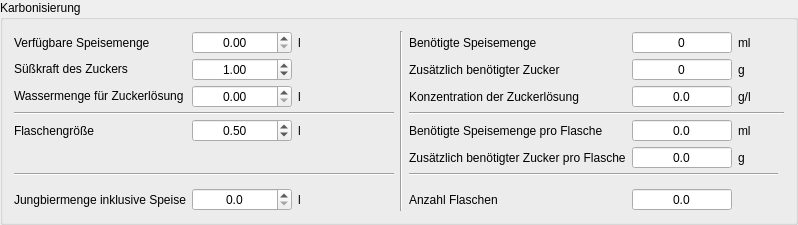
         <widget class="QGroupBox" name="groupKarbonisierung">
          <property name="toolTip">
           <string>&lt;html&gt;&lt;head/&gt;&lt;body&gt;&lt;p&gt;Dieser Bereich des Tab Abfülldaten behandelt die &lt;span style=&quot; font-weight:600;&quot;&gt;Karbonisierung&lt;/span&gt;. Von Karbonisierung spricht man vor allem, wenn es um Flaschenreifung geht.&lt;/p&gt;&lt;p&gt;Allgemeiner wird aber darunter aber das Einstellen des Drucks im Gebinde verbunden mit der Spritzigkeit, auch Rezens genannt, verstanden.&lt;/p&gt;&lt;/body&gt;&lt;/html&gt;</string>
          </property>
          <property name="title">
           <string>Karbonisierung</string>
          </property>
          <layout class="QGridLayout" name="gridLayout_4">
           <property name="verticalSpacing">
            <number>4</number>
           </property>
           <item row="6" column="0" colspan="4">
            <widget class="Line" name="line_2">
             <property name="orientation">
              <enum>Qt::Horizontal</enum>
             </property>
            </widget>
           </item>
           <item row="7" column="0">
            <spacer name="horizontalSpacer_2">
             <property name="orientation">
              <enum>Qt::Horizontal</enum>
             </property>
             <property name="sizeHint" stdset="0">
              <size>
               <width>40</width>
               <height>0</height>
              </size>
             </property>
            </spacer>
           </item>
           <item row="1" column="7">
            <widget class="QLabel" name="lblZuckerGesamtEinheit">
             <property name="text">
              <string>g</string>
             </property>
            </widget>
           </item>
           <item row="1" column="6">
            <widget class="SpinBox" name="tbZuckerGesamt">
             <property name="toolTip">
              <string>&lt;html&gt;&lt;head/&gt;&lt;body&gt;&lt;p&gt;Hier wird die benötigte &lt;span style=&quot; font-weight:600;&quot;&gt;Zuckergabe&lt;/span&gt; unter Berücksichtigung der vorhandenen Speisemenge angegeben.&lt;/p&gt;&lt;p&gt;Die Zuckergabe wird zusätzlich zur Speisegabe dazugegeben.&lt;/p&gt;&lt;p&gt;Die Zuckergabe berechnet sich aus den gewünschten Karbonisierungsgrad und der Jungbiermenge.&lt;/p&gt;&lt;/body&gt;&lt;/html&gt;</string>
             </property>
             <property name="alignment">
              <set>Qt::AlignCenter</set>
             </property>
             <property name="readOnly">
              <bool>true</bool>
             </property>
             <property name="buttonSymbols">
              <enum>QAbstractSpinBox::NoButtons</enum>
             </property>
             <property name="maximum">
              <number>9999</number>
             </property>
            </widget>
           </item>
           <item row="4" column="7">
            <widget class="QLabel" name="lblSpeisemengeFlascheEinheit">
             <property name="text">
              <string>ml</string>
             </property>
            </widget>
           </item>
           <item row="4" column="0">
            <widget class="QLabel" name="lblFlasche">
             <property name="text">
              <string>Flaschengröße</string>
             </property>
            </widget>
           </item>
           <item row="9" column="2">
            <widget class="QLabel" name="lblBiermengeAbfuellenEinheit">
             <property name="text">
              <string>l</string>
             </property>
            </widget>
           </item>
           <item row="0" column="2">
            <widget class="QLabel" name="label">
             <property name="minimumSize">
              <size>
               <width>40</width>
               <height>0</height>
              </size>
             </property>
             <property name="text">
              <string>l</string>
             </property>
            </widget>
           </item>
           <item row="5" column="6">
            <widget class="DoubleSpinBox" name="tbZuckerFlasche">
             <property name="toolTip">
              <string>&lt;html&gt;&lt;head/&gt;&lt;body&gt;&lt;p&gt;Hier wird die benötigte &lt;span style=&quot; font-weight:600;&quot;&gt;Zuckergabe pro Flasche&lt;/span&gt; unter Berücksichtigung der vorhandenen Speisemenge angegeben.&lt;/p&gt;&lt;p&gt;Die Zuckergabe wird zusätzlich zur Speisegabe dazugegeben.&lt;/p&gt;&lt;p&gt;Die Zuckergabe berechnet sich aus den gewünschten Karbonisierungsgrad und der Jungbiermenge.&lt;/p&gt;&lt;/body&gt;&lt;/html&gt;</string>
             </property>
             <property name="alignment">
              <set>Qt::AlignCenter</set>
             </property>
             <property name="readOnly">
              <bool>true</bool>
             </property>
             <property name="buttonSymbols">
              <enum>QAbstractSpinBox::NoButtons</enum>
             </property>
             <property name="decimals">
              <number>1</number>
             </property>
             <property name="maximum">
              <double>99999.899999999994179</double>
             </property>
            </widget>
           </item>
           <item row="0" column="0">
            <widget class="QLabel" name="label_6">
             <property name="text">
              <string>Verfügbare Speisemenge</string>
             </property>
            </widget>
           </item>
           <item row="4" column="2">
            <widget class="QLabel" name="lblFlascheEinheit">
             <property name="text">
              <string>l</string>
             </property>
            </widget>
           </item>
           <item row="3" column="0" colspan="4">
            <widget class="Line" name="line_8">
             <property name="orientation">
              <enum>Qt::Horizontal</enum>
             </property>
            </widget>
           </item>
           <item row="0" column="1">
            <widget class="DoubleSpinBoxSud" name="tbSpeisemengeAbgefuellt">
             <property name="minimumSize">
              <size>
               <width>100</width>
               <height>0</height>
              </size>
             </property>
             <property name="toolTip">
              <string>&lt;html&gt;&lt;head/&gt;&lt;body&gt;&lt;p&gt;Hier wird die &lt;span style=&quot; font-weight:600;&quot;&gt;Speisemenge&lt;/span&gt; zur Karbonisierung definiert.&lt;/p&gt;&lt;p&gt;Speise über der erforderlichen &lt;span style=&quot; font-weight:600;&quot;&gt;Karbonisierung&lt;/span&gt; wird von Hobbybrauern gerne eingefroren. Zu bedenken ist, dass Speise anfällig für &lt;span style=&quot; font-weight:600;&quot;&gt;Infektionen&lt;/span&gt; ist. Sie sollte immer sauber abgefüllt, dann kalt gelagert und zeitnah verbraucht werden.&lt;/p&gt;&lt;p&gt;Ist man sich unsicher, sind die Fachforen eine gute Anlaufstelle, um Fragen zu klären.&lt;/p&gt;&lt;p&gt;&lt;span style=&quot; font-weight:600; color:#fc0107;&quot;&gt;Achtung&lt;/span&gt;: Im Rezept wird die gewünschte Karbonisierung definiert, die erforderliche Speisemenge dann automatisch berechnet. Die Speisemenge pro Flasche sollte daher nur mit genauem Wissen erhöht werden, um Unglücke mit überschäumendem Bier bis hin zu Flaschenbomben zu vermeiden. &lt;/p&gt;&lt;/body&gt;&lt;/html&gt;</string>
             </property>
             <property name="alignment">
              <set>Qt::AlignCenter</set>
             </property>
             <property name="decimals">
              <number>2</number>
             </property>
             <property name="minimum">
              <double>0.000000000000000</double>
             </property>
             <property name="maximum">
              <double>999.000000000000000</double>
             </property>
             <property name="singleStep">
              <double>0.100000000000000</double>
             </property>
            </widget>
           </item>
           <item row="0" column="6">
            <widget class="SpinBox" name="tbSpeisemengeGesamt">
             <property name="minimumSize">
              <size>
               <width>100</width>
               <height>0</height>
              </size>
             </property>
             <property name="toolTip">
              <string>&lt;html&gt;&lt;head/&gt;&lt;body&gt;&lt;p&gt;Hier wird die benötigte &lt;span style=&quot; font-weight:600;&quot;&gt;Speisegabe&lt;/span&gt; unter Berücksichtigung der vorhandenen Speisemenge angegeben.&lt;/p&gt;&lt;p&gt;Ist zuwenig Speise vorhanden, muss die Zuckergabe auch berücksichtigt werden.&lt;/p&gt;&lt;p&gt;Die Speisegabe berechnet sich aus der Stammwürze vor dem Anstellen, den Restextrakt, den gewünschten Karbonisierungsgrad und der Jungbiermenge.&lt;/p&gt;&lt;/body&gt;&lt;/html&gt;</string>
             </property>
             <property name="alignment">
              <set>Qt::AlignCenter</set>
             </property>
             <property name="readOnly">
              <bool>true</bool>
             </property>
             <property name="buttonSymbols">
              <enum>QAbstractSpinBox::NoButtons</enum>
             </property>
             <property name="maximum">
              <number>99999</number>
             </property>
            </widget>
           </item>
           <item row="1" column="0">
            <widget class="QLabel" name="lblZuckerFaktor">
             <property name="text">
              <string>&lt;html&gt;&lt;head/&gt;&lt;body&gt;&lt;p&gt;Süßkraft des Zuckers&lt;/p&gt;&lt;/body&gt;&lt;/html&gt;</string>
             </property>
            </widget>
           </item>
           <item row="0" column="7">
            <widget class="QLabel" name="lblSpeisemengeGesamtEinheit">
             <property name="minimumSize">
              <size>
               <width>40</width>
               <height>0</height>
              </size>
             </property>
             <property name="text">
              <string>ml</string>
             </property>
            </widget>
           </item>
           <item row="4" column="5">
            <widget class="QLabel" name="lblSpeisemengeFlasche">
             <property name="text">
              <string>Benötigte Speisemenge pro Flasche</string>
             </property>
            </widget>
           </item>
           <item row="1" column="1">
            <widget class="DoubleSpinBox" name="tbZuckerFaktor">
             <property name="toolTip">
              <string>&lt;html&gt;&lt;head/&gt;&lt;body&gt;&lt;p&gt;Die &lt;span style=&quot; font-weight:600;&quot;&gt;Süßkraft&lt;/span&gt; beschreibt die Süßheit eines Stoffes relativ zu Haushaltszucker.&lt;/p&gt;&lt;p&gt;Haushaltszucker (Saccharose): 1.00&lt;br/&gt;Traubenzucker (Glucose): 0.5 – 0.93 (MMuM: 0.92)&lt;br/&gt;Fruchtzucker (Fructose):1.0 – 1.8&lt;/p&gt;&lt;/body&gt;&lt;/html&gt;</string>
             </property>
             <property name="alignment">
              <set>Qt::AlignCenter</set>
             </property>
             <property name="minimum">
              <double>0.100000000000000</double>
             </property>
             <property name="maximum">
              <double>5.000000000000000</double>
             </property>
             <property name="singleStep">
              <double>0.010000000000000</double>
             </property>
             <property name="value">
              <double>1.000000000000000</double>
             </property>
            </widget>
           </item>
           <item row="6" column="5" colspan="3">
            <widget class="Line" name="line_4">
             <property name="orientation">
              <enum>Qt::Horizontal</enum>
             </property>
            </widget>
           </item>
           <item row="5" column="7">
            <widget class="QLabel" name="lblZuckerFlascheEinheit">
             <property name="text">
              <string>g</string>
             </property>
            </widget>
           </item>
           <item row="4" column="6">
            <widget class="DoubleSpinBox" name="tbSpeisemengeFlasche">
             <property name="toolTip">
              <string>&lt;html&gt;&lt;head/&gt;&lt;body&gt;&lt;p&gt;Hier wird die benötigte &lt;span style=&quot; font-weight:600;&quot;&gt;Speisegabe pro Flasche&lt;/span&gt; unter Berücksichtigung der vorhandenen Speisemenge angegeben.&lt;/p&gt;&lt;p&gt;Ist zuwenig Speise vorhanden, muss die Zuckergabe auch berücksichtigt werden.&lt;/p&gt;&lt;p&gt;Die Speisegabe berechnet sich aus der Stammwürze vor dem Anstellen, den Restextrakt, den gewünschten Karbonisierungsgrad und der Jungbiermenge.&lt;/p&gt;&lt;/body&gt;&lt;/html&gt;</string>
             </property>
             <property name="alignment">
              <set>Qt::AlignCenter</set>
             </property>
             <property name="readOnly">
              <bool>true</bool>
             </property>
             <property name="buttonSymbols">
              <enum>QAbstractSpinBox::NoButtons</enum>
             </property>
             <property name="decimals">
              <number>1</number>
             </property>
             <property name="maximum">
              <double>99999.899999999994179</double>
             </property>
            </widget>
           </item>
           <item row="0" column="4" rowspan="10">
            <widget class="Line" name="line_9">
             <property name="orientation">
              <enum>Qt::Vertical</enum>
             </property>
            </widget>
           </item>
           <item row="0" column="3">
            <widget class="QLabel" name="label_84">
             <property name="minimumSize">
              <size>
               <width>50</width>
               <height>0</height>
              </size>
             </property>
             <property name="maximumSize">
              <size>
               <width>50</width>
               <height>16777215</height>
              </size>
             </property>
            </widget>
           </item>
           <item row="0" column="5">
            <widget class="QLabel" name="lblSpeisemengeGesamt">
             <property name="text">
              <string>Benötigte Speisemenge</string>
             </property>
            </widget>
           </item>
           <item row="9" column="0">
            <widget class="QLabel" name="lblBiermengeAbfuellen">
             <property name="text">
              <string>Jungbiermenge inklusive Speise</string>
             </property>
            </widget>
           </item>
           <item row="9" column="5">
            <widget class="QLabel" name="label_13">
             <property name="text">
              <string>Anzahl Flaschen</string>
             </property>
            </widget>
           </item>
           <item row="7" column="5">
            <spacer name="horizontalSpacer">
             <property name="orientation">
              <enum>Qt::Horizontal</enum>
             </property>
             <property name="sizeHint" stdset="0">
              <size>
               <width>40</width>
               <height>0</height>
              </size>
             </property>
            </spacer>
           </item>
           <item row="5" column="5">
            <widget class="QLabel" name="lblZuckerFlasche">
             <property name="text">
              <string>Zusätzlich benötigter Zucker pro Flasche</string>
             </property>
            </widget>
           </item>
           <item row="9" column="6">
            <widget class="DoubleSpinBox" name="tbFlaschen">
             <property name="alignment">
              <set>Qt::AlignCenter</set>
             </property>
             <property name="readOnly">
              <bool>true</bool>
             </property>
             <property name="buttonSymbols">
              <enum>QAbstractSpinBox::NoButtons</enum>
             </property>
             <property name="decimals">
              <number>1</number>
             </property>
             <property name="maximum">
              <double>99999.899999999994179</double>
             </property>
            </widget>
           </item>
           <item row="9" column="1">
            <widget class="DoubleSpinBoxSud" name="tbBiermengeAbfuellen">
             <property name="toolTip">
              <string>&lt;html&gt;&lt;head/&gt;&lt;body&gt;&lt;p&gt;Hier wird die &lt;span style=&quot; font-weight:600;&quot;&gt;Jungbiermenge inklusive Speise&lt;/span&gt; angegeben. Der Wert hängt unmittelbar mit der Jungbier- und Speisemenge zusammen, kann aber auch separat definiert werden. Werden hier Werte eingegeben, beeinflusst dies wiederum die Berechnung der Jungbiermenge.&lt;/p&gt;&lt;p&gt;Idealerweise setzt sich die Jungbiermenge aus der verfügbaren Speisemenge und der Jungbiermenge zusammen und muss nicht eigens definiert werden. So aber zwischen Speiseabfüllung und Speisegabe Verluste aufgetreten sind, kann hier der Gesamtwert eingegeben werden und der Verlust wird entsprechend ausgewiesen.&lt;/p&gt;&lt;/body&gt;&lt;/html&gt;</string>
             </property>
             <property name="alignment">
              <set>Qt::AlignCenter</set>
             </property>
             <property name="decimals">
              <number>1</number>
             </property>
             <property name="minimum">
              <double>0.000000000000000</double>
             </property>
             <property name="maximum">
              <double>9999.000000000000000</double>
             </property>
             <property name="singleStep">
              <double>0.100000000000000</double>
             </property>
            </widget>
           </item>
           <item row="3" column="5" colspan="4">
            <widget class="Line" name="lineFlasche">
             <property name="orientation">
              <enum>Qt::Horizontal</enum>
             </property>
            </widget>
           </item>
           <item row="1" column="5">
            <widget class="QLabel" name="lblZuckerGesamt">
             <property name="text">
              <string>Zusätzlich benötigter Zucker</string>
             </property>
            </widget>
           </item>
           <item row="4" column="1">
            <widget class="DoubleSpinBox" name="tbFlaschengroesse">
             <property name="toolTip">
              <string>&lt;html&gt;&lt;head/&gt;&lt;body&gt;&lt;p&gt;Hier wird die &lt;span style=&quot; font-weight:600;&quot;&gt;Flaschengröße &lt;/span&gt;festgelegt. Die erforderliche Gabe für die Karbonisierung ist neben der Temperatur abhängig von der &lt;span style=&quot; font-weight:600;&quot;&gt;Füllmenge&lt;/span&gt;.&lt;/p&gt;&lt;p&gt;Im Hobby- und Nanobrauerbereich werden oft größere Gebinde bevorzugt, um das zeitraubende Abfüllen zu verkürzen.&lt;/p&gt;&lt;/body&gt;&lt;/html&gt;</string>
             </property>
             <property name="alignment">
              <set>Qt::AlignCenter</set>
             </property>
             <property name="minimum">
              <double>0.100000000000000</double>
             </property>
             <property name="singleStep">
              <double>0.010000000000000</double>
             </property>
             <property name="value">
              <double>0.500000000000000</double>
             </property>
            </widget>
           </item>
           <item row="2" column="0">
            <widget class="QLabel" name="lblWassserZuckerloesung">
             <property name="text">
              <string>&lt;html&gt;&lt;head/&gt;&lt;body&gt;&lt;p&gt;Wassermenge für Zuckerlösung&lt;/p&gt;&lt;/body&gt;&lt;/html&gt;</string>
             </property>
            </widget>
           </item>
           <item row="2" column="1">
            <widget class="DoubleSpinBoxSud" name="tbWassserZuckerloesung">
             <property name="toolTip">
              <string>&lt;html&gt;&lt;head/&gt;&lt;body&gt;&lt;p&gt;Falls das Zucker zuerst in Wasser aufgelöst wird, kann die &lt;span style=&quot; font-weight:600;&quot;&gt;Wassermenge&lt;/span&gt; hier eingetragen werden.&lt;/p&gt;&lt;/body&gt;&lt;/html&gt;</string>
             </property>
             <property name="alignment">
              <set>Qt::AlignCenter</set>
             </property>
             <property name="decimals">
              <number>2</number>
             </property>
             <property name="minimum">
              <double>0.000000000000000</double>
             </property>
             <property name="maximum">
              <double>9999.000000000000000</double>
             </property>
             <property name="singleStep">
              <double>0.100000000000000</double>
             </property>
            </widget>
           </item>
           <item row="2" column="2">
            <widget class="QLabel" name="tbWassserZuckerloesungEinheit">
             <property name="text">
              <string>l</string>
             </property>
            </widget>
           </item>
           <item row="2" column="5">
            <widget class="QLabel" name="lblKonzentrationZuckerloesung">
             <property name="text">
              <string>Konzentration der Zuckerlösung</string>
             </property>
            </widget>
           </item>
           <item row="2" column="6">
            <widget class="DoubleSpinBox" name="tbKonzentrationZuckerloesung">
             <property name="toolTip">
              <string>&lt;html&gt;&lt;head/&gt;&lt;body&gt;&lt;p&gt;&lt;span style=&quot; font-weight:600;&quot;&gt;Konzentation&lt;/span&gt; der Zuckerlösung.&lt;/p&gt;&lt;/body&gt;&lt;/html&gt;</string>
             </property>
             <property name="alignment">
              <set>Qt::AlignCenter</set>
             </property>
             <property name="readOnly">
              <bool>true</bool>
             </property>
             <property name="buttonSymbols">
              <enum>QAbstractSpinBox::NoButtons</enum>
             </property>
             <property name="decimals">
              <number>1</number>
             </property>
             <property name="maximum">
              <double>99999.899999999994179</double>
             </property>
            </widget>
           </item>
           <item row="2" column="7">
            <widget class="QLabel" name="tbKonzentrationZuckerloesungEinheit">
             <property name="text">
              <string>g/l</string>
             </property>
            </widget>
           </item>
          </layout>
         </widget>
